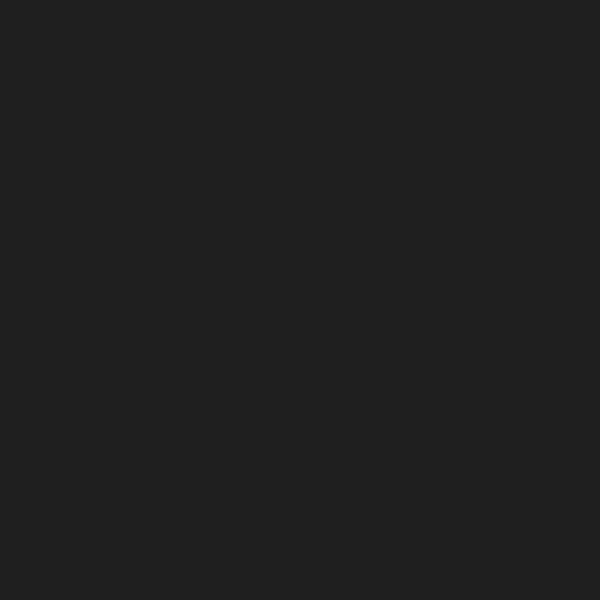
Frame 1 (no input)
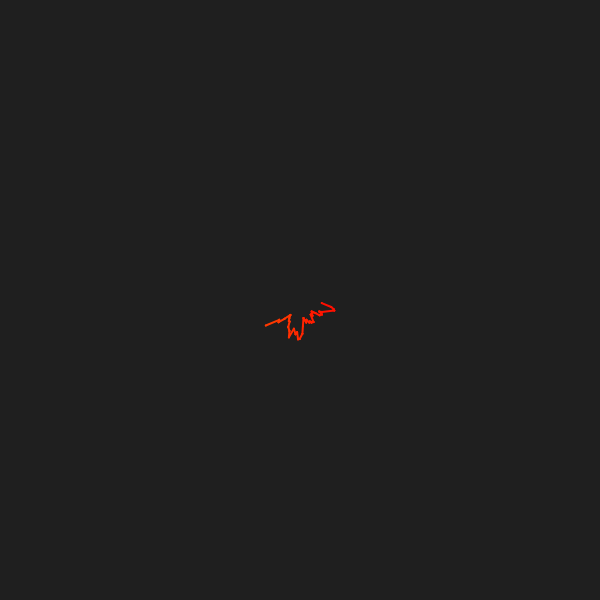
Frame 60 (no input)
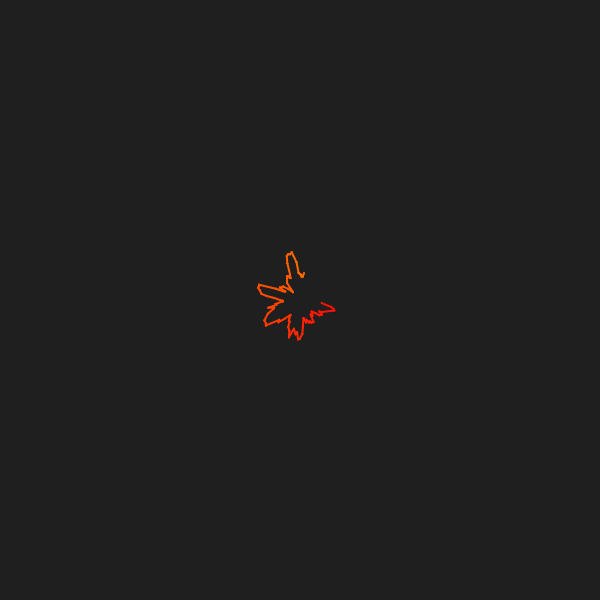
Frame 120 (the mouse pressed at the canvas centre since frame 60)

The p5.js sketch that drew these frames (run headless with seeded random() and noise() and a simulated clock; from frame 60 on, the mouse is pressed at the canvas centre):

// p5.js sketch
// ── sketch.js
let sl1;
let xoff = 0.1
let yoff = 0.1
let roff = 3.1
let points = []

function setup(){
	createCanvas(600, 600)
	colorMode(HSL);
	noFill()
	sl1 = createSlider(0.001, .5 , .1, .001)
	strokeWeight(2);

	// change radius after 4 seconds
	setTimeout(() => {
		sl1.value(sl1.value()*3)
	},4000)
}


function draw(){
	background (12);
	translate(width/2 , height/2 )

	// calculus
	xoff += .04
	yoff += .04
	if (roff > 300) roff = 0
	roff += .02 + sin(noise(roff))*.4 

	// getting position
	let r = noise(roff) * 160 * sl1.value()*2
	let x = r * cos(xoff) * 2
	let y = r * sin(yoff) * 2

	// insert 2/3 times
	if (random() > .3)	points.push({"pos":createVector(x, y), "color": roff})

	// when length will get to 900
	// delete 400 points
	if (points.length > 600) points.length = 200    
	// 14 50 .. ~16 30 man 0049

	
	// render
	for (let i = 1; i < points.length; i++) {
		let p1 =  points[i-1]
		let p2 = points[i]
		point(p1.pos.x ,p1.pos.y)
		point(p2.pos.x ,p2.pos.y)

		// remember! HSL!		
		stroke(p1.color, 100 , 50)
		line(p1.pos.x ,p1.pos.y, p2.pos.x, p2.pos.y)
		
	}



	// You can use sthis, if you want

	// beginShape()
	// points.map(x => {
	// 	stroke(x.color, 100 , 50)
	// 	point(x.pos.x, x.pos.y)
	// })
	// endShape()

}
